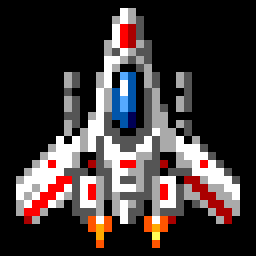
#> input picture examples/hello_z88dk/ship.png, 32 x 32 px (shown 8 times larger)
$ python sms_converter.py ship.png out.png
#> lines starting #> are read from the running program, lines starting #| are printed output that depends on the picture
#!/usr/bin/env python3
"""
SMS/GG Image Converter Script
==============================

This script converts a PNG image into Sega Master System or Game Gear compatible
palette, tilemap, and tileset binary files. It supports indexed and RGB PNGs,
palette deduplication, tile mirroring, compression, and other options for game
development.

How it works:
- Loads a PNG image and extracts its palette (if indexed) or quantizes colors to
  SMS/GG format.
- Builds a 16-color palette, deduplicating and padding with white unless
  --nosortpal is used.
- Maps image pixels to palette indices.
- Splits the image into tiles (8x8 or 8x16), deduplicates and/or mirrors tiles as
  requested.
- Outputs binary files for palette (.pal), tilemap (.map), and tileset (.tiles).
  Optional PNG tilesheet, ASCII debug output, and compression.

Palette format differences:
  SMS: 1 byte per color, format --BBGGRR (2 bits per channel, 4 levels each).
  GG:  2 bytes per color (little-endian word), format 0000BBBBGGGGRRRR
       (4 bits per channel, 16 levels each).

Command Line Parameters:
------------------------
input_png           Path to input PNG file (indexed or RGB).
output_base         Base name for output files (no extension).
--gamegear          Output Game Gear format palette (12-bit color, 2 bytes/entry).
                    Image should ideally be 160x144 (20x18 tiles) for GG screen.
--luminance-match   Use brightness/luminance for color matching (default: Euclidean distance).
--gamma <float>     Gamma correction for input image (default: 1.0 = no change).
--tiles-png         Output a PNG preview of the tilesheet.
--debug-tiles       Output an ASCII debug file of tiles.
--nomirror          Disable tile mirroring (treat all tiles as unique).
--noremovedups      Disable removal of duplicate tiles (keep all tiles, even if identical).
--tile8x16          Use 8x16 tiles instead of 8x8.
--nosortpal         Do not sort/deduplicate/pad palette; use input palette order after quantization.
--no-map            Do not output a tilemap (.map) file.
--remove-blank      Do not include tiles filled entirely with color index 0 in the tileset;
                    their tilemap entries are set to 0.
--compress          Compress .tiles and .map files using z88dk-zx0 (-f, overwrite originals).

Usage Examples:
---------------
1. Basic SMS conversion (deduplicates palette, uses mirroring):
   python3 sms_converter.py input.png output
   # Produces output.pal, output.map, output.tiles

2. Game Gear conversion (12-bit palette, 2 bytes/color):
   python3 sms_converter.py --gamegear input.png output

3. Use input palette order (no deduplication/padding):
   python3 sms_converter.py --nosortpal input.png output

4. Output tilesheet PNG and debug ASCII file:
   python3 sms_converter.py --tiles-png --debug-tiles input.png output

5. Use 8x16 tiles, disable mirroring and duplicate removal:
   python3 sms_converter.py --tile8x16 --nomirror --noremovedups input.png output

6. Apply gamma correction and luminance matching:
   python3 sms_converter.py --gamma 1.2 --luminance-match input.png output

7. Compress output tiles and map files:
   python3 sms_converter.py --compress input.png output

See help for all options:
   python3 sms_converter.py --help
"""

import sys
import argparse
from pathlib import Path
from PIL import Image
import numpy as np
import math

LEVELS = np.array([0, 85, 170, 255], dtype=np.uint8)
GG_LEVELS = np.array([i * 17 for i in range(16)], dtype=np.uint8)
WHITE = (255, 255, 255)
BLACK = (0, 0, 0)
BIT_HFLIP = 1 << 9
BIT_VFLIP = 1 << 10
ASCII_SHADES = [' ', '.', ':', '-', '=', '+', '*', '#', '%', '@', 'A', 'B', 'C', 'D', 'E', 'F']
TILE_SIZE = 8
SCREEN_WIDTH = 256
SCREEN_HEIGHT = 192

def rgb_to_sms_rgb8(r, g, b, luminance_match=False, gamegear=False):
    levels = GG_LEVELS if gamegear else LEVELS
    if luminance_match:
        y = 0.299 * r + 0.587 * g + 0.114 * b
        min_dist = float('inf')
        best = (0, 0, 0)
        for rr in levels:
            for gg in levels:
                for bb in levels:
                    y_sms = 0.299 * rr + 0.587 * gg + 0.114 * bb
                    dist = abs(y - y_sms)
                    if dist < min_dist:
                        min_dist = dist
                        best = (rr, gg, bb)
        return best
    else:
        min_dist = float('inf')
        best = (0, 0, 0)
        for rr in levels:
            for gg in levels:
                for bb in levels:
                    dist = (int(r)-int(rr))**2 + (int(g)-int(gg))**2 + (int(b)-int(bb))**2
                    if dist < min_dist:
                        min_dist = dist
                        best = (rr, gg, bb)
        return best

def sms_rgb8_to_cram_byte(r, g, b):
    """SMS CRAM: 1 byte, --BBGGRR, 2 bits per channel."""
    ri = max(0, min(3, int(round(r/85))))
    gi = max(0, min(3, int(round(g/85))))
    bi = max(0, min(3, int(round(b/85))))
    return (bi << 4) | (gi << 2) | ri

def gg_rgb8_to_cram_word(r, g, b):
    """GG CRAM: 2 bytes little-endian, 0000BBBBGGGGRRRR, 4 bits per channel."""
    ri = max(0, min(15, int(round(r/17))))
    gi = max(0, min(15, int(round(g/17))))
    bi = max(0, min(15, int(round(b/17))))
    word = (bi << 8) | (gi << 4) | ri
    return word.to_bytes(2, "little")

def build_palette(quant_img, nosortpal=False, input_palette=None, gamegear=False):
    """
    Build a 16-color palette. If nosortpal and input_palette are set, use input_palette order after quantization (no deduplication, no padding). Otherwise, deduplicate and pad to 16 with white.
    """
    if input_palette is not None:
        # Quantize input palette only once here
        quantized = [rgb_to_sms_rgb8(*c, gamegear=gamegear) for c in input_palette]
        if nosortpal:
            # Use quantized palette order, no deduplication, no padding
            return quantized[:16]
        # Deduplicate
        deduped = []
        for qc in quantized:
            if qc not in deduped:
                deduped.append(qc)
            if len(deduped) >= 16:
                break
        # Sort palette for consistency
        deduped = sorted(deduped)
        while len(deduped) < 16:
            deduped.append(WHITE)
        return deduped[:16]
    # No input_palette: deduplicate from quantized image
    flat = quant_img.reshape(-1, 3)
    unique = []
    for c in flat:
        t = tuple(c)
        if t not in unique:
            unique.append(t)
        if len(unique) >= 16:
            break
    # Sort palette for consistency if not nosortpal
    if not nosortpal:
        unique = sorted(unique)
    while len(unique) < 16:
        unique.append(WHITE)
    return unique[:16]

def map_to_indices(quant_img, palette):
    h, w, _ = quant_img.shape
    idx_img = np.empty((h, w), dtype=np.uint8)
    pal_arr = np.array(palette, dtype=np.uint8)
    for y in range(h):
        for x in range(w):
            pix = quant_img[y, x]
            diffs = np.sum((pal_arr - pix) ** 2, axis=1)
            idx_img[y, x] = int(np.argmin(diffs))
    return idx_img

def tile_views(tile):
    orig = tile
    h = np.fliplr(orig)
    v = np.flipud(orig)
    hv = np.flipud(h)
    variants = [orig, h, v, hv]
    bytes_list = [bytes(t.flatten()) for t in variants]
    min_idx = min(range(4), key=lambda i: bytes_list[i])
    canonical = bytes_list[min_idx]
    flags_map = {0: (False, False), 1: (True, False), 2: (False, True), 3: (True, True)}
    return canonical, flags_map[min_idx]

def tiles_to_4bpp_sms_binary(unique_tiles_bytes, tile_shape):
    out = bytearray()
    tile_h, tile_w = tile_shape
    for tbytes in unique_tiles_bytes:
        pix = np.frombuffer(tbytes, dtype=np.uint8).reshape((tile_h, tile_w)) & 0x0F
        for y in range(tile_h):
            row = pix[y]
            b0 = b1 = b2 = b3 = 0
            for x in range(tile_w):
                shift = 7 - x
                p = int(row[x])
                b0 |= ((p >> 0) & 1) << shift
                b1 |= ((p >> 1) & 1) << shift
                b2 |= ((p >> 2) & 1) << shift
                b3 |= ((p >> 3) & 1) << shift
            out.extend([b0, b1, b2, b3])
    return bytes(out)

def write_debug_tiles(unique_tiles_bytes, palette, path, tile_height, tile_width):
    with open(path, "w") as f:
        f.write("=== SMS TILE DEBUG DUMP ===\n")
        f.write("Palette Legend:\n")
        for idx, (r, g, b) in enumerate(palette):
            f.write(f"{idx}: ({r},{g},{b})\n")
        for i, tbytes in enumerate(unique_tiles_bytes):
            f.write(f"\nTile {i}:\n")
            tile = np.frombuffer(tbytes, dtype=np.uint8).reshape(tile_height, tile_width)
            for row in tile:
                f.write(' '.join(f"{v:02}" for v in row) + "\n")

def main():
    parser = argparse.ArgumentParser(description="Convert a PNG to SMS/GG palette/map/tiles.")
    parser.add_argument("--gamegear", action="store_true",
                        help="Output Game Gear format palette (12-bit color, 2 bytes/entry, 0000BBBBGGGGRRRR). "
                             "GG screen is 160x144 (20x18 tiles).")
    parser.add_argument("--luminance-match", action="store_true",
                        help="Use brightness/luminance for color matching instead of Euclidean distance")
    parser.add_argument("input_png")
    parser.add_argument("output_base")
    parser.add_argument("--debug-tiles", action="store_true")
    parser.add_argument("--gamma", type=float, default=1.0,
                        help="Gamma correction for input image (default 1.0 = no change)")
    parser.add_argument("--tiles-png", action="store_true",
                        help="Output a PNG of the tilesheet (default: off)")
    parser.add_argument("--nomirror", action="store_true",
                        help="Disable tile mirroring (treat all tiles as unique, no H/V flip)")
    parser.add_argument("--noremovedups", action="store_true",
                        help="Disable removal of duplicate tiles (keep all tiles, even if identical)")
    parser.add_argument("--tile8x16", action="store_true",
                        help="Use 8x16 tiles instead of 8x8")
    parser.add_argument("--nosortpal", action="store_true",
                        help="Do not sort palette colors (default: sort)")
    parser.add_argument("--no-map", action="store_true",
                        help="Do not output a tilemap (.map) file")
    parser.add_argument("--remove-blank", action="store_true",
                        help="Exclude tiles filled entirely with color index 0 from the tileset; "
                             "their tilemap entries are set to 0")
    parser.add_argument("--compress", action="store_true", help="Compress .tiles and .map with z88dk-zx0 (-f, overwrite)")
    args = parser.parse_args()

    inp = Path(args.input_png)
    base = Path(args.output_base)

    out_pal = base.with_suffix(".pal")
    out_map = base.with_suffix(".map")
    out_png = base.with_name(base.name + "_tiles.png")
    out_bin = base.with_suffix(".tiles")
    out_txt = base.with_suffix(".txt")

    # Open image and extract palette before any conversion
    img_orig = Image.open(inp)
#> img_orig is the input picture: PIL image 32x32 P; mean R, G, B 63.1, 54.1, 54
    input_palette = None
    if hasattr(img_orig, 'getpalette') and img_orig.mode == 'P':
        pal = img_orig.getpalette()
#> pal = 36 values, max 255 at index 3, min 0 at index 0, mean 115.7
        input_palette = [tuple(pal[i:i+3]) for i in range(0, min(16*3, len(pal)), 3)]
#> input_palette = [(0, 0, 0), (255, 255, 255), (170, 170, 170), (85, 85, 85), (255, 0, 0), (170, 0, 0), (0, 85, 170), (255, 85, 0), (255, 170, 0), (85, 170, 255), (0, 0, 85), (255, 255, 85)]
    img = img_orig.convert("RGB")
    width, height = img.size
#> width = 32; height = 32

    # Apply gamma correction
    arr = np.array(img, dtype=np.float32) / 255.0
    if args.gamma != 1.0:
        arr = np.power(arr, args.gamma)
    arr = np.clip(arr * 255, 0, 255).astype(np.uint8)

    # Quantize to SMS/GG levels
    quant = np.empty_like(arr)
    for y in range(height):
        for x in range(width):
            quant[y, x] = rgb_to_sms_rgb8(*arr[y, x], luminance_match=args.luminance_match,
                                           gamegear=args.gamegear)

    palette = build_palette(quant, nosortpal=args.nosortpal, input_palette=input_palette,
                            gamegear=args.gamegear)
#> the loop in build_palette, `for qc in quantized:` made 12 passes
#> the loop in build_palette, `while len(deduped) < 16:` made 4 passes
    idx_img = map_to_indices(quant, palette)
#> after the loop in map_to_indices, `for y in range(h):`:
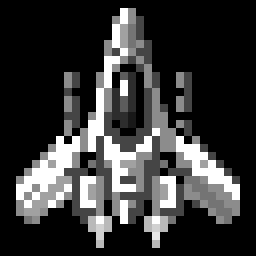
#> idx_img: shape (32, 32) (shown 8 times larger); min 0, max 11, mean 2.39; drawn with min black and max white

    tile_height = 16 if args.tile8x16 else 8
    tile_width = 8
    tiles_h = height // tile_height
    tiles_w = width // tile_width
    def get_tile(img, ty, tx):
        return img[ty*tile_height:(ty+1)*tile_height, tx*tile_width:(tx+1)*tile_width]

    tile_map_vals = np.zeros((tiles_h, tiles_w), dtype=np.uint16)
    canonical_dict = {}
    unique_tiles_bytes = []

    for ty in range(tiles_h):
        for tx in range(tiles_w):
            tile = get_tile(idx_img, ty, tx)
            if args.remove_blank and not np.any(tile):
                tile_map_vals[ty, tx] = 0
                continue
            if args.nomirror:
                # No mirroring: treat all tiles as unique, no H/V flip
                tile_bytes = bytes(tile.flatten())
                need_h = need_v = False
            else:
                tile_bytes, (need_h, need_v) = tile_views(tile)

            if args.noremovedups:
                # Do not remove duplicates: always add new tile
                tile_index = len(unique_tiles_bytes)
                unique_tiles_bytes.append(tile_bytes)
            else:
                if tile_bytes in canonical_dict:
                    tile_index = canonical_dict[tile_bytes]
                else:
                    tile_index = len(unique_tiles_bytes)
                    canonical_dict[tile_bytes] = tile_index
                    unique_tiles_bytes.append(tile_bytes)

            entry = tile_index & 0x1FF
            if need_h: entry |= BIT_HFLIP
            if need_v: entry |= BIT_VFLIP
            tile_map_vals[ty, tx] = entry

    # Enforce max 448 unique tiles
    if len(unique_tiles_bytes) > 448:
        print(f"{len(unique_tiles_bytes)} unique tiles.")
        raise RuntimeError("Exceeded maximum of 448 unique tiles. Reduce image complexity or enable mirroring/duplicate removal.")

    # write .map
    if not args.no_map:
        with open(out_map, "wb") as f:
            for row in tile_map_vals:
                for v in row:
                    f.write(int(v).to_bytes(2, "little"))
#> this loop made 4 passes
#> row on passes 1 to 4: [0, 1, 514, 0], [0, 3, 516, 0], [5, 518, 7, 520], [1033, 1034, 1547, 1548]

    # write .pal
    with open(out_pal, "wb") as f:
        if args.gamegear:
            for r, g, b in palette:
                f.write(gg_rgb8_to_cram_word(r, g, b))
        else:
            for r, g, b in palette:
                f.write(bytes([sms_rgb8_to_cram_byte(r, g, b)]))
#> this loop made 16 passes

    # binary tileset
    tiles_bin = tiles_to_4bpp_sms_binary(unique_tiles_bytes, (tile_height, tile_width))
#> the loop in tiles_to_4bpp_sms_binary, `for tbytes in unique_tiles_bytes:` made 13 passes
    with open(out_bin, "wb") as f: f.write(tiles_bin)

    # Compress tiles and map if requested
    if args.compress:
        import subprocess
        for fname in ([out_bin, out_map] if not args.no_map else [out_bin]):
            try:
                subprocess.run(["z88dk-zx0", "-f", str(fname)], check=True)
            except Exception as e:
                print(f"Compression failed for {fname}: {e}", file=sys.stderr)

    if args.tiles_png:
        # tilesheet PNG preview
        num_tiles = len(unique_tiles_bytes)
        tiles_per_row = 16
        rows = math.ceil(num_tiles / tiles_per_row)
        sheet = Image.new("P", (tiles_per_row*tile_width, rows*tile_height))
        pal_data = []
        for r, g, b in palette: pal_data.extend([r, g, b])
        while len(pal_data) < 256*3: pal_data.extend([0,0,0])
        sheet.putpalette(pal_data[:768])
        for i, tbytes in enumerate(unique_tiles_bytes):
            row = i // tiles_per_row
            col = i % tiles_per_row
            tile_arr = np.frombuffer(tbytes, dtype=np.uint8).reshape((tile_height, tile_width))
            tile_img = Image.fromarray(tile_arr, mode="P")
            tile_img.putpalette(pal_data[:768])
            sheet.paste(tile_img, (col*tile_width, row*tile_height))
        sheet.save(out_png)

    if args.debug_tiles:
        write_debug_tiles(unique_tiles_bytes, palette, out_txt, tile_height, tile_width)

    bytes_per_tile = tile_height * tile_width // 2  # 4bpp, 2 pixels per byte
    target = "Game Gear (12-bit, 2 bytes/color)" if args.gamegear else "SMS (6-bit, 1 byte/color)"
    pal_size = len(palette) * 2 if args.gamegear else len(palette)
    print(f"Target: {target}")
    print("Wrote:")
    print(f"  {out_pal} (palette, {pal_size} bytes)")
#|   out.pal (palette, 16 bytes)
    if not args.no_map:
        print(f"  {out_map} (tilemap)")
    if args.tiles_png:
        print(f"  {out_png} (tilesheet preview)")
    print(f"  {out_bin} (tileset, {bytes_per_tile} bytes/tile)")
    if args.debug_tiles: print(f"  {out_txt} (ASCII debug)")
    print(f"Unique tiles: {len(unique_tiles_bytes)} (out of {tiles_w*tiles_h})")
#| Unique tiles: 13 (out of 16)

if __name__ == "__main__":
    main()
